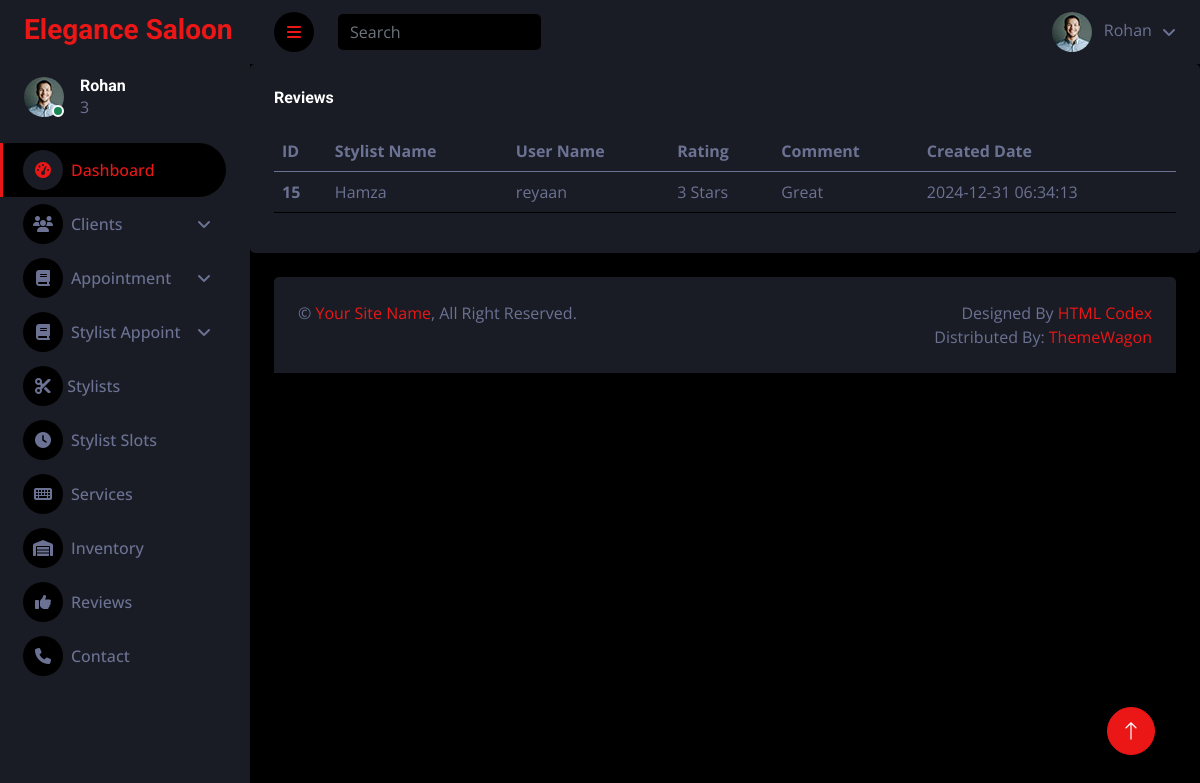
The app's page /admin/stylistsreviews.php (signed in) with its own data.
### tables this page shows
CREATE TABLE `reviews` (
  `id` int(11) NOT NULL,
  `stylist_id` int(11) NOT NULL,
  `user_id` int(11) DEFAULT NULL,
  `rating` int(11) DEFAULT NULL CHECK (`rating` between 1 and 5),
  `comment` text DEFAULT NULL,
  `created_at` timestamp NOT NULL DEFAULT current_timestamp()
);

CREATE TABLE `users` (
  `id` int(11) NOT NULL,
  `name` varchar(255) NOT NULL,
  `phone` varchar(50) DEFAULT NULL,
  `email` varchar(255) NOT NULL,
  `password` varchar(255) NOT NULL,
  `role` enum('0','1','2','3') NOT NULL,
  `img` text DEFAULT NULL
);

### admin/stylistsreviews.php (the view, shortened to what this page needs)
<?php
include('header.php');
include('../users/config.php');
?>
<div class="col-sm-12 col-xl-12">
    <div class="bg-secondary rounded h-100 p-4">
        <h6 class="mb-4">Reviews</h6>
        <table class="table table-hover">
            <thead>
                <tr>
                    <th scope="col">ID</th>
                    <th scope="col">Stylist Name</th>
                    <th scope="col">User Name</th>
                    <th scope="col">Rating</th>
                    <th scope="col">Comment</th>
                    <th scope="col">Created Date</th>
                </tr>
            </thead>
            <tbody>
                <?php
                $baseQuery = "
                    SELECT
                        reviews.id,
                        reviews.rating,
                        reviews.comment,
                        reviews.created_at,
                        stylist_user.name AS stylist_name,
                        client_user.name AS client_name
                    FROM
                        reviews
                    JOIN
                        stylists ON reviews.stylist_id = stylists.id
                    JOIN
                        users AS stylist_user ON stylists.user_id = stylist_user.id
                    JOIN
                        users AS client_user ON reviews.user_id = client_user.id
                ";
                if ($_SESSION['r'] == '1') {
                    $baseQuery .= " WHERE reviews.stylist_id = ?";
                    $stmt = $db->prepare($baseQuery);
                    $stmt->bind_param('i', $_SESSION['stylist_id']);
                } else {
                    $stmt = $db->prepare($baseQuery);
                }
                $stmt->execute();
                $result = $stmt->get_result();
                while ($row = $result->fetch_assoc()) {
                ?>
                    <tr>
                        <th scope="row"><?php echo $row['id']; ?></th>
                        <td><?php echo htmlspecialchars($row['stylist_name']); ?></td>
                        <td><?php echo htmlspecialchars($row['client_name']); ?></td>
                        <td><?php echo htmlspecialchars($row['rating']); ?> Stars</td>
                        <td><?php echo htmlspecialchars($row['comment']); ?></td>
                        <td><?php echo htmlspecialchars($row['created_at']); ?></td>
                    </tr>
                <?php
                }
                ?>
            </tbody>
        </table>
    </div>
</div>
<?php
include('footer.php');
?>

### admin/css/style.css (style rules this page uses)
:root { --primary: #EB1616; --secondary: #191C24; --light: #6C7293; --dark: #000000; }

### records on screen
reviews: id "15", users.name "Hamza", user.name "reyaan", rating "3", comment "Great", created_at "2024-12-31 06:34:13"

### other values on screen
$_SESSION['n'] "Rohan"
$_SESSION['r'] "3"
